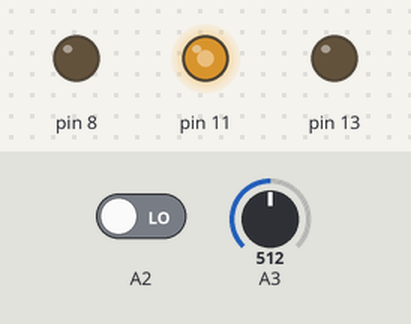
The sketch below on a simulated Arduino Uno, built with avr-gcc and run on an emulated ATmega328P. Parts: output pins drawn as LEDs (lit = HIGH). Dashed ring = blinking. The inputs (shaded band) are chosen by the test bench; at power-on: A2 LOW, A3 = 512. What the sketch prints to the serial monitor is not drawn.

Above: at 1.2 s.
1.3 s: A2 driven HIGH
At 1.7 s:
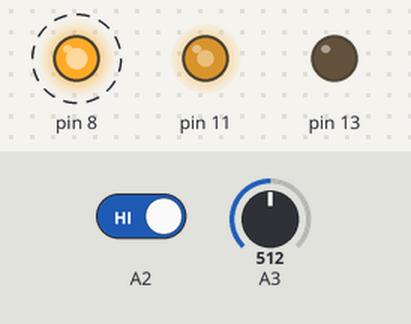
4.3 s: A3 set to 716
At 4.7 s:
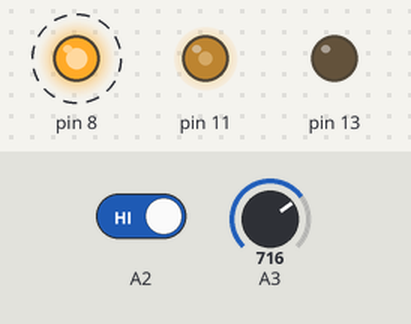
7.3 s: A3 set to 900
At 7.7 s:
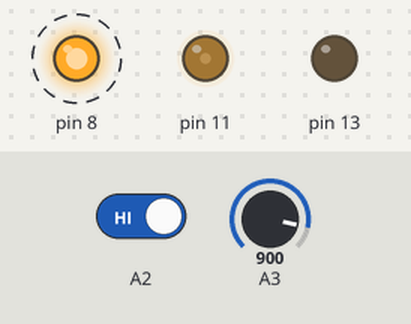
10.3 s: A3 set to 306
At 10.9 s:
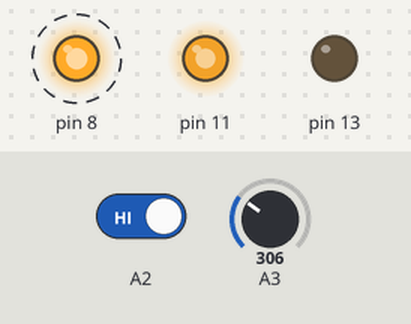
13.3 s: A3 set to 511
At 16.2 s:
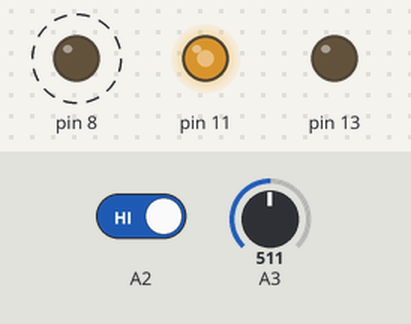
16.3 s: A2 driven LOW
At 17.2 s:
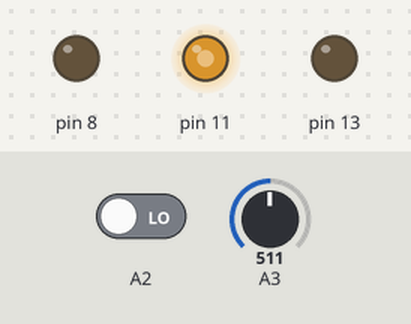
Timing chart, 0 to 18.8 s (numbered marks = the images above; inputs shaded):
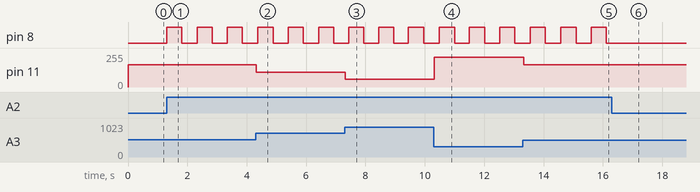

Measured:
- after the input at 1.3 s, pin 8: alternates HIGH for 0.51 s and LOW for 0.51 s, starting at once
- after the input at 4.3 s, pin 11: 167/255 → 109/255 at once
- after the input at 7.3 s, pin 11: 109/255 → 57/255 at once
- after the input at 10.3 s, pin 11: 57/255 → 225/255 at once
- after the input at 13.3 s, pin 11: 225/255 → 167/255 at once
- after the input at 16.3 s, pin 8: stops changing and stays LOW

The sketch:

SwitchandPhoto.ino
```cpp
void setup() {
  pinMode(8, OUTPUT);
  pinMode(13, OUTPUT);
  pinMode(A2, INPUT);
  pinMode(A3, INPUT);
  Serial.begin(9600);
}
boolean blinking = false;
unsigned long startTime = 0;
int len = 500;
int blinkNum = 0;
int currentLight = 1;
unsigned long currentTime;
void loop() {
  int switchPosition = digitalRead(A2);
  int photoPosition = analogRead(A3);
  if (blinking == true) {
    if(currentLight == 1) {
      digitalWrite(8,HIGH);
    }
    else {
      digitalWrite(8,LOW);
    }
    currentTime = millis();
    Serial.println(currentTime);
    Serial.println(currentLight);
    if (currentTime-startTime >= len) {
      if(currentLight == 0) {
        currentLight = 1;
        startTime = currentTime;
        blinkNum++;
      }
      else {
        startTime = currentTime;
        currentLight = 0;
      }
    }
    if (blinkNum == 3) {
      blinkNum = 0;
      blinking = false;
    }
  }
  else if (switchPosition == HIGH) {
    blinking = true;
    startTime = millis();
  }
  int y = map(photoPosition,200,1100,255,0);
  Serial.println(y);
  analogWrite(11, y);
}
```
